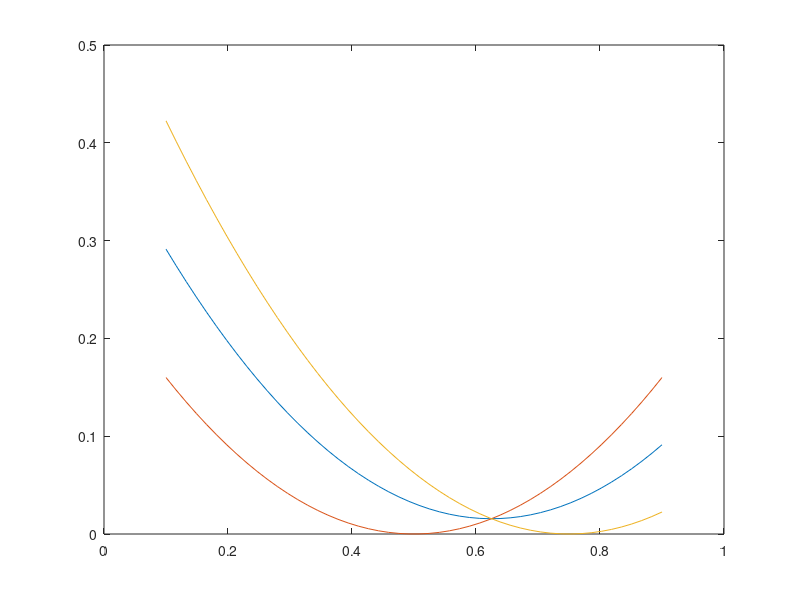
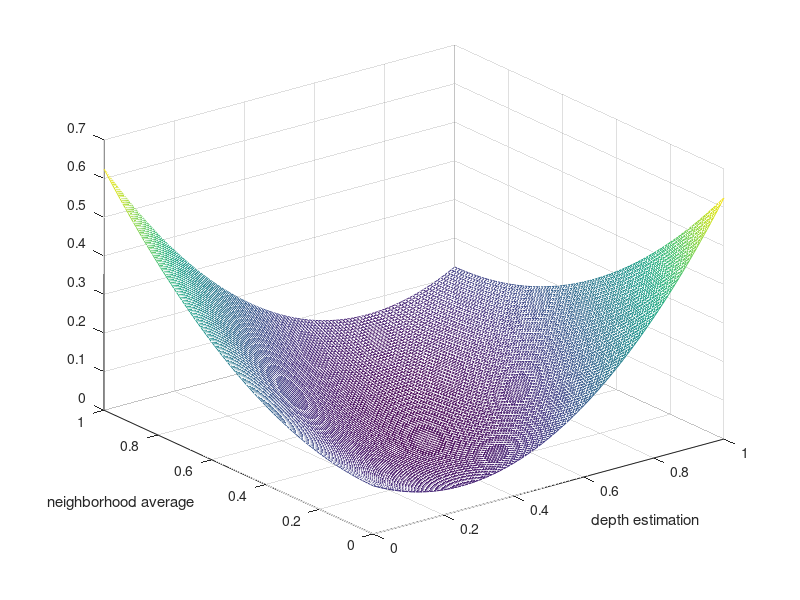

The MATLAB source for these figures, in order: (Note: this script raises an error after producing the figures.)
close all;

%% Plot the loss function over the value of the estimated (pixel) depth

pd = linspace(0.1, 0.9, 50);    % estimated depth values
pn = 0.75;     % avg value of neighbors
pt = 0.5;       % the ground-truth pixel

gamma = .5;    % How much to weight the neighborhood

epsilon = 0.1;  % ignore difference < epsilon

% Compare to neighborhood
Lh = abs( pd - pn ).^2;
% Compare to ground truth
Lt = abs( pd - pt ).^2;
% Combined loss
Lc = (1-gamma) * Lt + (gamma) * Lh;

figure();
plot(pd, Lc, pd, Lt, pd, Lh)


%% Plot loss over grid of pd & pn

psize = 101;

pd = linspace(0, 1, psize);   % estimated depth values
pn = linspace(0, 1, psize);   % avg value of neighbors
pt = 0.5;                   % the ground-truth pixel


% Reshape into 2d grid
pdGrid = repmat(pn, psize, 1);
pn = reshape(pn, psize, 1);
pnGrid = repmat(pn, 1, psize);

% Compare to neighborhood
Lh = abs( pdGrid - pnGrid ).^2;
% Compare to ground truth
Lt = abs( pdGrid - pt ).^2;
% Combined loss
Lc = (1-gamma) * Lt + (gamma) * Lh;

figure();
%plot(pd, Lc, pd, Lt, pd, Lh)
mesh(pdGrid, pnGrid, Lc);
xlabel('depth estimation');
ylabel('neighborhood average');


%% Compare losses between two images

% Load a ground truth image
gtFile = '../demo_prepped_images/example-00001GT.png';
gtImg = imread(gtFile);
%gtImg = im2uint8(gtImg);            % Expected range [0, 256]
%gtImg2 = gtImg .* 0.0039; % Convert to [0, 1]
gtImg = im2double(gtImg);
gtImg = imresize(gtImg, [128, 256]);
gtImg = gtImg - mean(mean(gtImg)) + 0.5;    % Center around 0.5

% Create an image of noise
noise1 = ones(128, 256) .* 0.5;
noise1 = imnoise(noise1, 'speckle', 0.01);

noise2 = abs(noise1 - 0.5);

nullIm = zeros(128, 256);

noise4 = imnoise(gtImg, 'speckle', 0.01);

nullIm2 = ones(128, 256) .* 0.55;

shiftIm = gtImg + 0.05;

% Get Euclidian distance
%eLoss1 = pdist2(noise1, gtImg);
%eLoss2 = pdist2(noise2, gtImg);

eLoss1 = (sum(sum( (noise1 - gtImg).^2 )));
eLoss2 = (sum(sum( (noise2 - gtImg).^2 )));
eLoss3 = (sum(sum( (nullIm - gtImg).^2 )));
eLoss4 = (sum(sum( (noise4 - gtImg).^2 )));
eLoss5 = (sum(sum( (nullIm2 - gtImg).^2 )));
eLoss6 = (sum(sum( (shiftIm - gtImg).^2 )));

H = [0 .25 0; .25 0 .25; 0 .25 0];
%NOTE: this approach still affects the edges
% To see this, run: V = ones(3, 3).*0.5; conv2(V, H, 'same')
nbAv1 = conv2(noise1, H, 'same');
nLoss1 = sum(sum( (1 - gamma).*((noise1 - gtImg).^2) + (gamma).*((noise1 -  nbAv1).^2) ));
%nLoss1 = sqrt(nLoss1);
nbAv2 = conv2(noise2, H, 'same');
nLoss2 = sum(sum( (1 - gamma).*((noise2 - gtImg).^2) + (gamma).*((noise2 -  nbAv2).^2) ));
%nLoss2 = sqrt(nLoss2);
nbAv3 = conv2(nullIm, H, 'same');
nLoss3 = sum(sum( (1 - gamma).*((nullIm - gtImg).^2) + (gamma).*((nullIm -  nbAv3).^2) ));
%nLoss3 = sqrt(nLoss3);
nbAv4 = conv2(noise4, H, 'same');
nLoss4 = sum(sum( (1 - gamma).*((noise4 - gtImg).^2) + (gamma).*((noise4 -  nbAv4).^2) ));
%nLoss4 = sqrt(nLoss4);
nbAv5 = conv2(nullIm2, H, 'same');
nLoss5 = sum(sum( (1 - gamma).*((nullIm2 - gtImg).^2) + (gamma).*((nullIm2 -  nbAv5).^2) ));
%nLoss5 = sqrt(nLoss5);
nbAv6 = conv2(shiftIm, H, 'same');
nLoss6 = sum(sum( ((1 - gamma).*((shiftIm - gtImg).^2)) + ((gamma).*((shiftIm -  nbAv6).^2)) ));
%nLoss6 = sqrt(nLoss6);

tText = sprintf('tests performed : noise 0.5, noise 0, flat 0, noise GT, flat N, shift GT');
eText = sprintf('Euclidian Losses: %0.5f, %0.5f, %0.5f, %0.5f, %0.5f, %0.5f ', eLoss1, eLoss2, eLoss3, eLoss4, eLoss5, eLoss6);
nText = sprintf('Newly defined Lc: %0.3f, %0.3f, %0.3f, %0.3f, %0.3f, %0.3f ', nLoss1, nLoss2, nLoss3, nLoss4, nLoss5, nLoss6);
disp(tText);
disp(eText);
disp(nText);


% Normalize error such that L(flat 0 image) = 1
eText = sprintf('Euclidian Losses: %0.5f, %0.5f, %0.5f, %0.5f, %0.5f, %0.5f ', eLoss1/eLoss3, eLoss2/eLoss3, eLoss3/eLoss3, eLoss4/eLoss3, eLoss5/eLoss3, eLoss6/eLoss3);
nText = sprintf('Newly defined Lc: %0.5f, %0.5f, %0.5f, %0.5f, %0.5f, %0.5f ', nLoss1/nLoss3, nLoss2/nLoss3, nLoss3/nLoss3, nLoss4/nLoss3, nLoss5/nLoss3, nLoss6/nLoss3);
disp(eText);
disp(nText);


%{
%% Load an image and get the euclidian distance loss
        
gtFile = '../demo_prepped_images/example-00001GT.png';
gtImg = imread(gtFile);
%gtImg = im2uint8(gtImg) .* 0.0039;
gtImg = im2uint8(gtImg);
gtImg = imresize(gtImg, [128, 256]);

figure();
imshow(gtImg)

elFile = '../output/EuclidLoss.png';
elImg = imread(elFile);

%elImg = rgb2gray(elImg) .* 0.0039;
elImg = rgb2gray(elImg);
elImg = imresize(elImg, [32, 64]);    % Because this is a screen-grab
%TODO: get actual output as a file
elImg = imresize(elImg, [128, 256]);

figure();
imshow(elImg)
%}